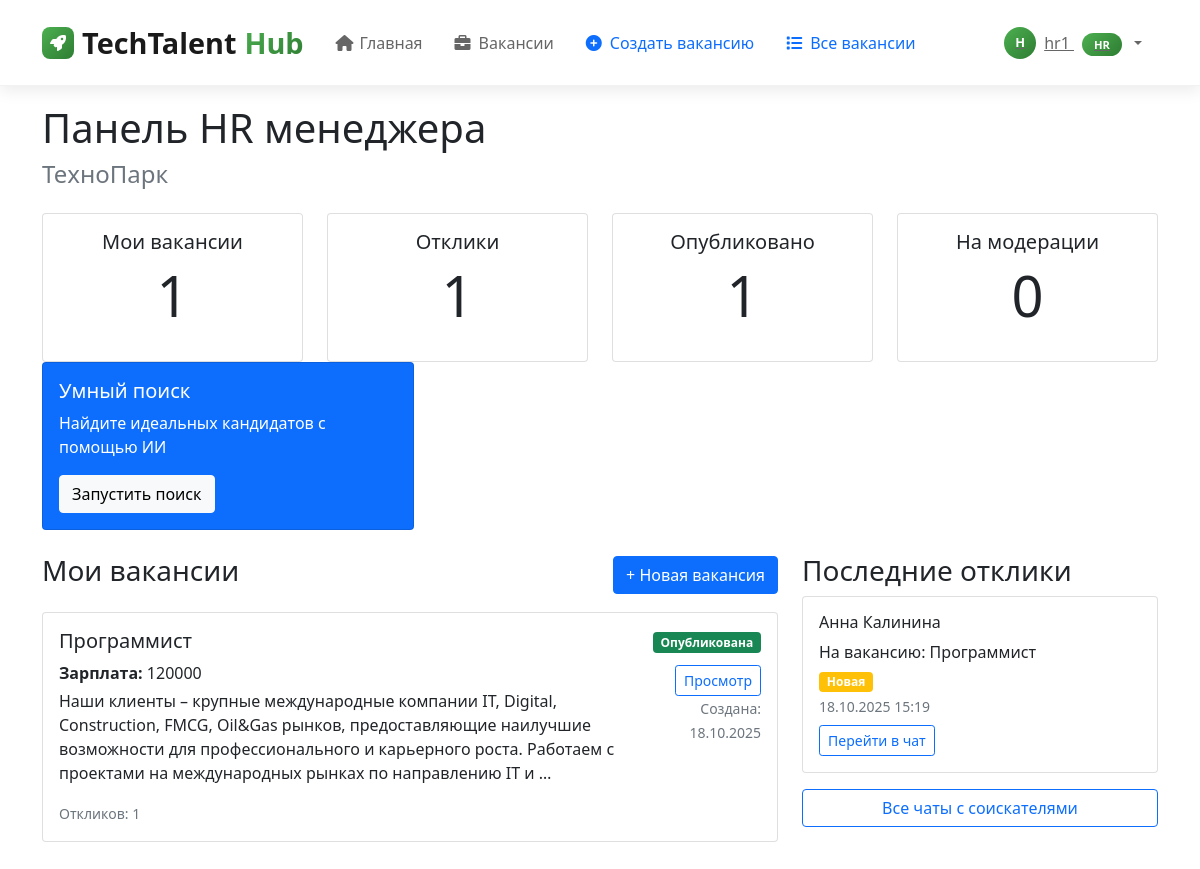
/dashboard/ (signed in), run on an earlier commit of the app's database.
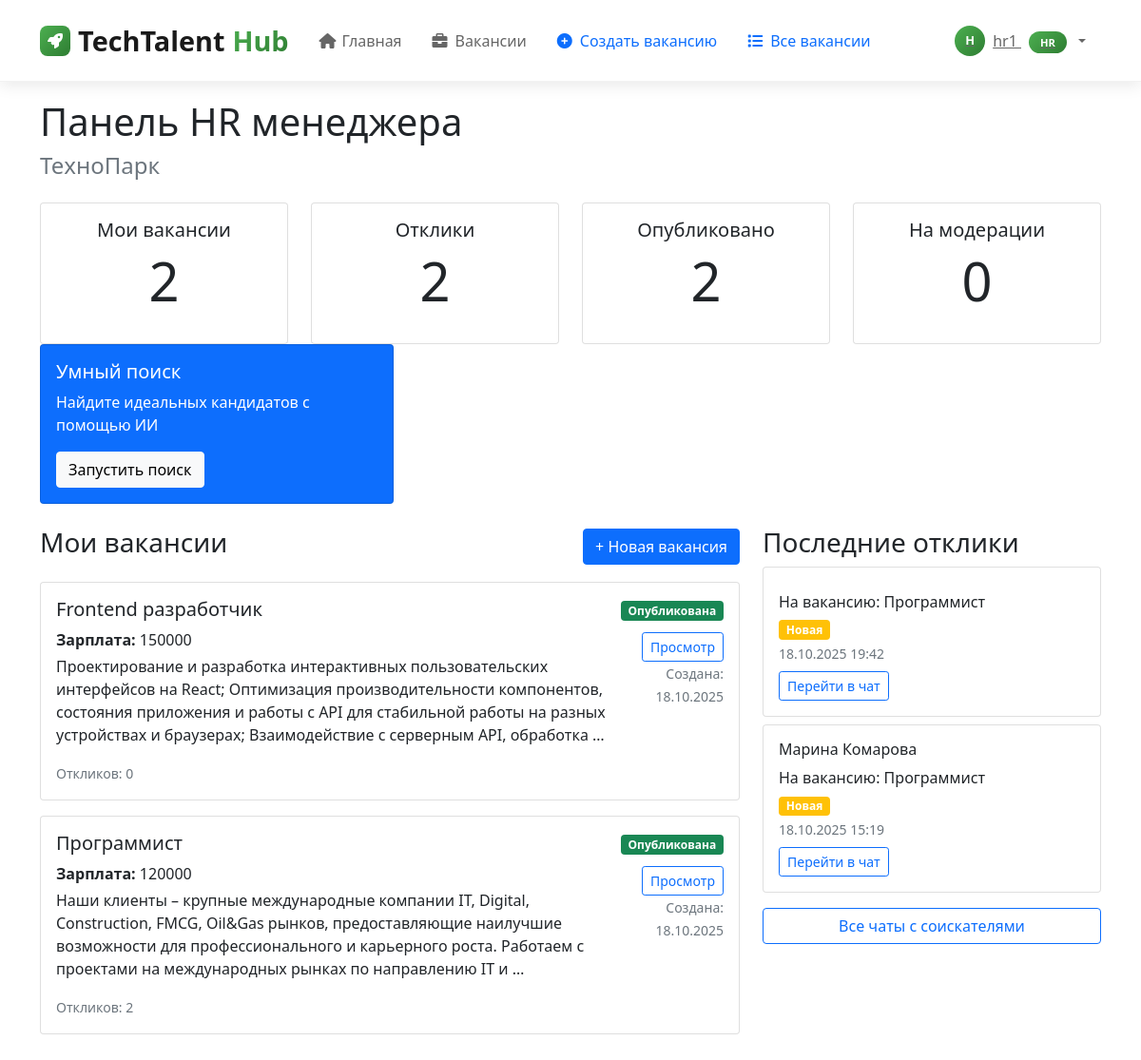
And on a later commit of the database.
### career_app/models.py (models this page shows, shortened)
class Vacancy(models.Model):
    STATUS_CHOICES = [
        ('draft', 'Черновик'),
        ('moderation', 'На модерации'),
        ('published', 'Опубликована'),
        ('rejected', 'Отклонена'),
        ('closed', 'Закрыта'),
    ]
    views = models.IntegerField(default=0, verbose_name="Просмотры")
    title = models.CharField(max_length=200, verbose_name="Должность")
    company = models.ForeignKey(Company, on_delete=models.CASCADE, verbose_name="Компания")
    category = models.ForeignKey(Category, on_delete=models.SET_NULL, null=True, blank=True, verbose_name="Категория")
    description = models.TextField(verbose_name="Описание вакансии")
    requirements = models.TextField(verbose_name="Требования")
    salary = models.CharField(max_length=100, blank=True, verbose_name="Зарплата")
    contact_info = models.TextField(verbose_name="Контактная информация")
    status = models.CharField(max_length=20, choices=STATUS_CHOICES, default='draft', verbose_name="Статус")
    created_by = models.ForeignKey(User, on_delete=models.CASCADE, verbose_name="Создатель")
    created_at = models.DateTimeField(auto_now_add=True)
    published_at = models.DateTimeField(null=True, blank=True)
    auto_close_at = models.DateTimeField(null=True, blank=True, verbose_name="Автоматическое закрытие")
    objects = models.Manager()
    views = models.IntegerField(default=0, verbose_name="Просмотры")
    salary_amount = models.DecimalField(max_digits=10, decimal_places=2, null=True, blank=True,
                                        verbose_name="Зарплата (число)")
    location = models.CharField(max_length=200, blank=True, verbose_name="Местоположение")
    employment_type = models.CharField(max_length=50, choices=[
        ('full', 'Полная занятость'),
        ('part', 'Частичная занятость'),
        ('remote', 'Удаленная работа'),
    ], default='full', verbose_name="Тип занятости")
    class Meta:
        verbose_name = "Вакансия"
        verbose_name_plural = "Вакансии"
        ordering = ['-created_at']

class Application(models.Model):
    STATUS_CHOICES = [
        ('new', 'Новая'),
        ('reviewed', 'Рассмотрена'),
        ('invited', 'Приглашен'),
        ('rejected', 'Отклонена'),
    ]
    vacancy = models.ForeignKey(Vacancy, on_delete=models.CASCADE, verbose_name="Вакансия")
    applicant = models.ForeignKey(Applicant, on_delete=models.CASCADE, verbose_name="Соискатель")
    cover_letter = models.TextField(blank=True, verbose_name="Сопроводительное письмо")
    status = models.CharField(max_length=20, choices=STATUS_CHOICES, default='new', verbose_name="Статус")
    applied_at = models.DateTimeField(auto_now_add=True)
    source = models.CharField(max_length=50, default='website', verbose_name="Источник")
    ip_address = models.GenericIPAddressField(null=True, blank=True, verbose_name="IP адрес")
    objects = models.Manager()
    class Meta:
        verbose_name = "Отклик"
        verbose_name_plural = "Отклики"
        ordering = ['-applied_at']

class Applicant(models.Model):
    EXPERIENCE_LEVELS = [
        ('no_experience', 'Нет опыта'),
        ('intern', 'Стажер'),
        ('junior', 'Junior (Начинающий)'),
        ('middle', 'Middle (Опытный)'),
        ('senior', 'Senior (Старший)'),
        ('lead', 'Lead (Руководитель)'),
    ]
    EDUCATION_LEVELS = [
        ('secondary', 'Среднее'),
        ('secondary_professional', 'Среднее профессиональное'),
        ('high', 'Высшее образование'),
    ]
    user = models.OneToOneField(User, on_delete=models.CASCADE, null=True, blank=True)
    first_name = models.CharField(max_length=100, verbose_name="Имя")
    last_name = models.CharField(max_length=100, verbose_name="Фамилия")
    email = models.EmailField(verbose_name="Email")
    phone = models.CharField(max_length=20, verbose_name="Телефон")
    position = models.CharField(max_length=200, blank=True, verbose_name="Желаемая должность")
    experience_level = models.CharField(
        max_length=50,
        choices=EXPERIENCE_LEVELS,
        blank=True,
        verbose_name="Уровень опыта"
    )
    education_level = models.CharField(
        max_length=50,
        choices=EDUCATION_LEVELS,
        blank=True,
        verbose_name="Уровень образования"
    )
    skills = models.TextField(blank=True, verbose_name="Навыки")
    experience = models.TextField(blank=True, verbose_name="Опыт работы")
    education = models.TextField(blank=True, verbose_name="Образование")
    about = models.TextField(blank=True, verbose_name="О себе")
    resume_file = models.FileField(upload_to='resumes/', null=True, blank=True, verbose_name="Файл резюме")
    resume_text = models.TextField(blank=True, verbose_name="Текст резюме")
    created_at = models.DateTimeField(auto_now_add=True)
    is_published = models.BooleanField(default=True, verbose_name="Резюме опубликовано")
    class Meta:
        verbose_name = "Соискатель"
        verbose_name_plural = "Соискатели"

### career_app/views.py (the view)
# urls.py: path('dashboard/', views.dashboard, name='dashboard'),
@login_required
def dashboard(request):
    try:
        user_profile = request.user.userprofile
    except UserProfile.DoesNotExist:
        messages.info(request, "Пожалуйста, завершите настройку вашего профиля.")
        return redirect('profile_setup')
    if not user_profile.can_access_dashboard():
        messages.warning(request, "Ваш аккаунт ожидает подтверждения администратором.")
        return redirect('pending_approval')
    if user_profile.role == 'admin':
        return admin_dashboard(request)
    elif user_profile.role == 'hr':
        return hr_dashboard(request)
    elif user_profile.role == 'university':
        return university_dashboard(request)
    else:
        return applicant_dashboard(request)

### career_app/models.py (called while the page is built)
    def can_access_dashboard(self):
        if self.role == 'admin':
            return True
        if self.role == 'applicant':
            return True
        return self.is_approved

### career_app/views.py (called while the page is built)
def is_hr(user):
    try:
        return user.userprofile.role == 'hr' and user.userprofile.is_approved
    except UserProfile.DoesNotExist:
        return False

@login_required
@user_passes_test(is_hr)
def hr_dashboard(request):
    company = request.user.userprofile.company
    vacancies = Vacancy.objects.filter(company=company)
    applications = Application.objects.filter(vacancy__company=company)
    vacancies_published = vacancies.filter(status='published').count()
    vacancies_moderation = vacancies.filter(status='moderation').count()
    context = {
        'company': company,
        'vacancies': vacancies,
        'applications': applications,
        'vacancies_published': vacancies_published,
        'vacancies_moderation': vacancies_moderation,
    }
    return render(request, 'career_app/hr_dashboard.html', context)

### templates/career_app/hr_dashboard.html (shortened to what the changed rows need)
{% extends 'base.html' %}
{% block content %}
<div class="container mt-4">
    <h1>Панель HR менеджера</h1>
    <div class="row mt-4">
        <div class="col-md-3">
            <div class="card">
                <div class="card-body text-center">
                    <h5 class="card-title">Мои вакансии</h5>
                    <p class="display-4">{{ vacancies.count }}</p>
                </div>
            </div>
        </div>
        <div class="col-md-3">
            <div class="card">
                <div class="card-body text-center">
                    <h5 class="card-title">Отклики</h5>
                    <p class="display-4">{{ applications.count }}</p>
                </div>
            </div>
        </div>
        <div class="col-md-3">
            <div class="card">
                <div class="card-body text-center">
                    <h5 class="card-title">Опубликовано</h5>
                    <p class="display-4">{{ vacancies_published }}</p>
                </div>
            </div>
        </div>
    </div>
    <div class="row mt-4">
        <div class="col-md-8">
            {% for vacancy in vacancies %}
            <div class="card mb-3">
                <div class="card-body">
                    <div class="d-flex justify-content-between align-items-start">
                        <div>
                            <h5 class="card-title">{{ vacancy.title }}</h5>
                            <p class="card-text mb-1">
                                {% if vacancy.salary %}
                                <strong>Зарплата:</strong> {{ vacancy.salary }}
                                {% endif %}
                            </p>
                            <p class="card-text">
                                {{ vacancy.description|truncatewords:30 }}
                            </p>
                            <p class="card-text">
                                <small class="text-muted">
                                    Откликов: {{ vacancy.application_set.count }}
                                </small>
                            </p>
                        </div>
                        <div class="text-end">
                            <span class="badge bg-{% if vacancy.status == 'published' %}success{% elif vacancy.status == 'moderation' %}warning{% elif vacancy.status == 'rejected' %}danger{% else %}secondary{% endif %} mb-2">
                                {{ vacancy.get_status_display }}
                            </span>
                            <br>
                            <a href="{% url 'vacancy_detail' vacancy.pk %}" class="btn btn-sm btn-outline-primary mt-1">Просмотр</a>
                            <br>
                            <small class="text-muted">
                                Создана: {{ vacancy.created_at|date:"d.m.Y" }}
                            </small>
                        </div>
                    </div>
                </div>
            </div>
            {% empty %}
            <div class="text-center py-4">
                <h5 class="text-muted">У вас пока нет вакансий</h5>
                <p class="text-muted">Создайте первую вакансию для размещения в системе</p>
                <a href="{% url 'create_vacancy' %}" class="btn btn-primary">Создать вакансию</a>
            </div>
            {% endfor %}
        </div>
        <div class="col-md-4">
            {% for application in applications|slice:":5" %}
            <div class="card mb-2">
                <div class="card-body">
                    <h6>{{ application.applicant.first_name }} {{ application.applicant.last_name }}</h6>
                    <p class="mb-1">На вакансию: {{ application.vacancy.title }}</p>
                    <span class="badge bg-{% if application.status == 'new' %}warning{% elif application.status == 'reviewed' %}info{% elif application.status == 'invited' %}success{% else %}danger{% endif %}">
                        {{ application.get_status_display }}
                    </span>
                    <small class="text-muted d-block mt-1">{{ application.applied_at|date:"d.m.Y H:i" }}</small>
                    <div class="mt-2">
                        <a href="{% url 'create_chat_from_application' application.id %}" class="btn btn-sm btn-outline-primary">
                            Перейти в чат
                        </a>
                    </div>
                </div>
            </div>
            {% empty %}
            <p class="text-muted">Пока нет откликов</p>
            {% endfor %}
        </div>
    </div>
</div>
{% endblock %}

What changed in the data, as far as the page shows it:
added Vacancy: title "Frontend разработчик", salary "150000", description "Проектирование и разработка интерактивных пользовательских интерфейсов на React; Оптимизация производительности компонентов, состояния приложения и работы с API для стабильной работы на разных устройствах и браузерах; Взаимодействие с серверным API, обработка …", application_set.count "0", status "Опубликована", created_at "18.10.2025"
computed for Vacancy "Программист": application_set.count "1" → "2"
added Application: vacancy "Программист", status "Новая", applied_at "18.10.2025 19:42"
changed through a linked row, Application: applicant.first_name "Анна" → "Марина"; applicant.last_name "Калинина" → "Комарова"
Also different on the page:
{{ vacancies.count }}: "1" → "2"
{{ applications.count }}: "1" → "2"
{{ vacancies_published }}: "1" → "2"
